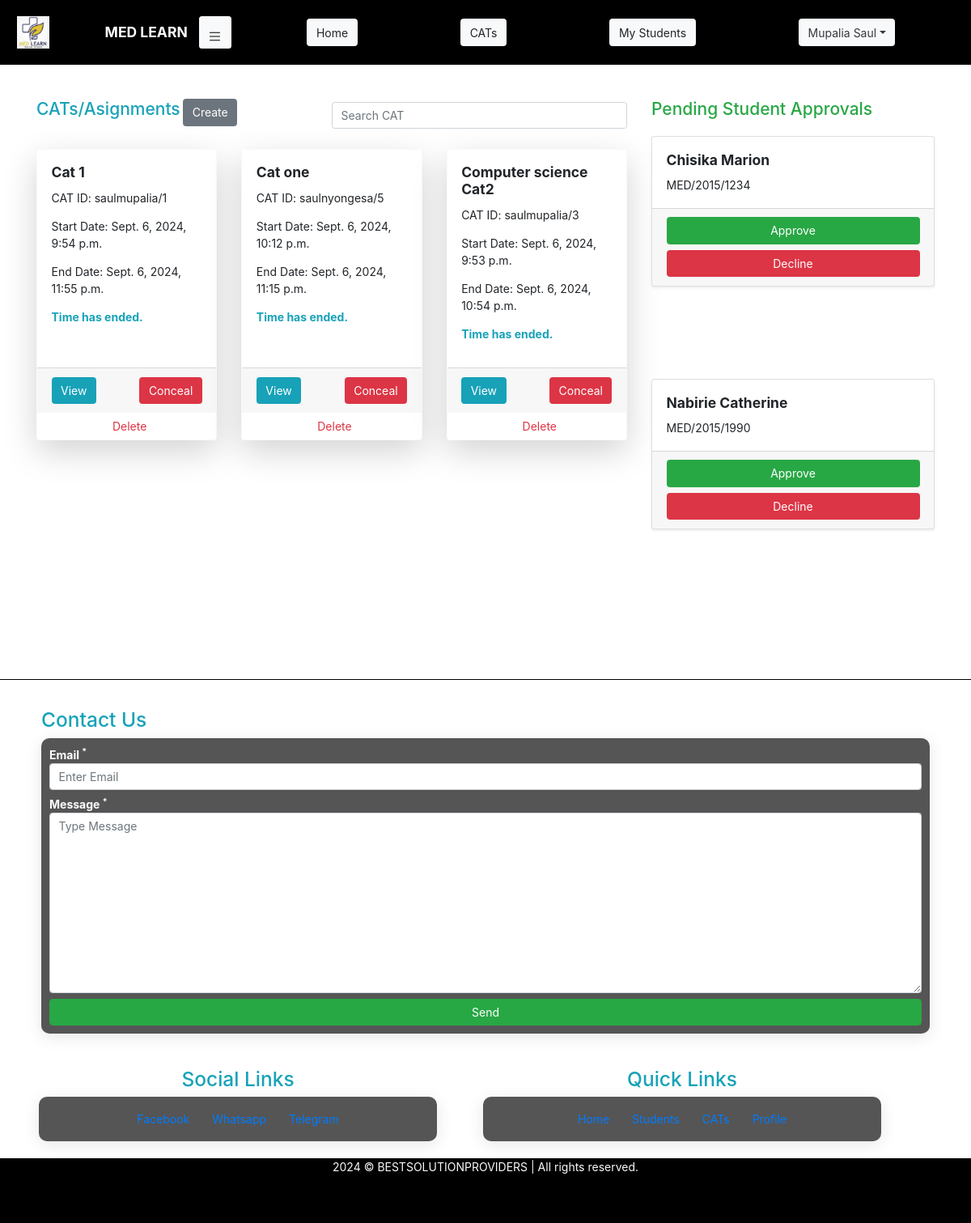
Before: /Author/Cats/ (signed in) with the older database file.
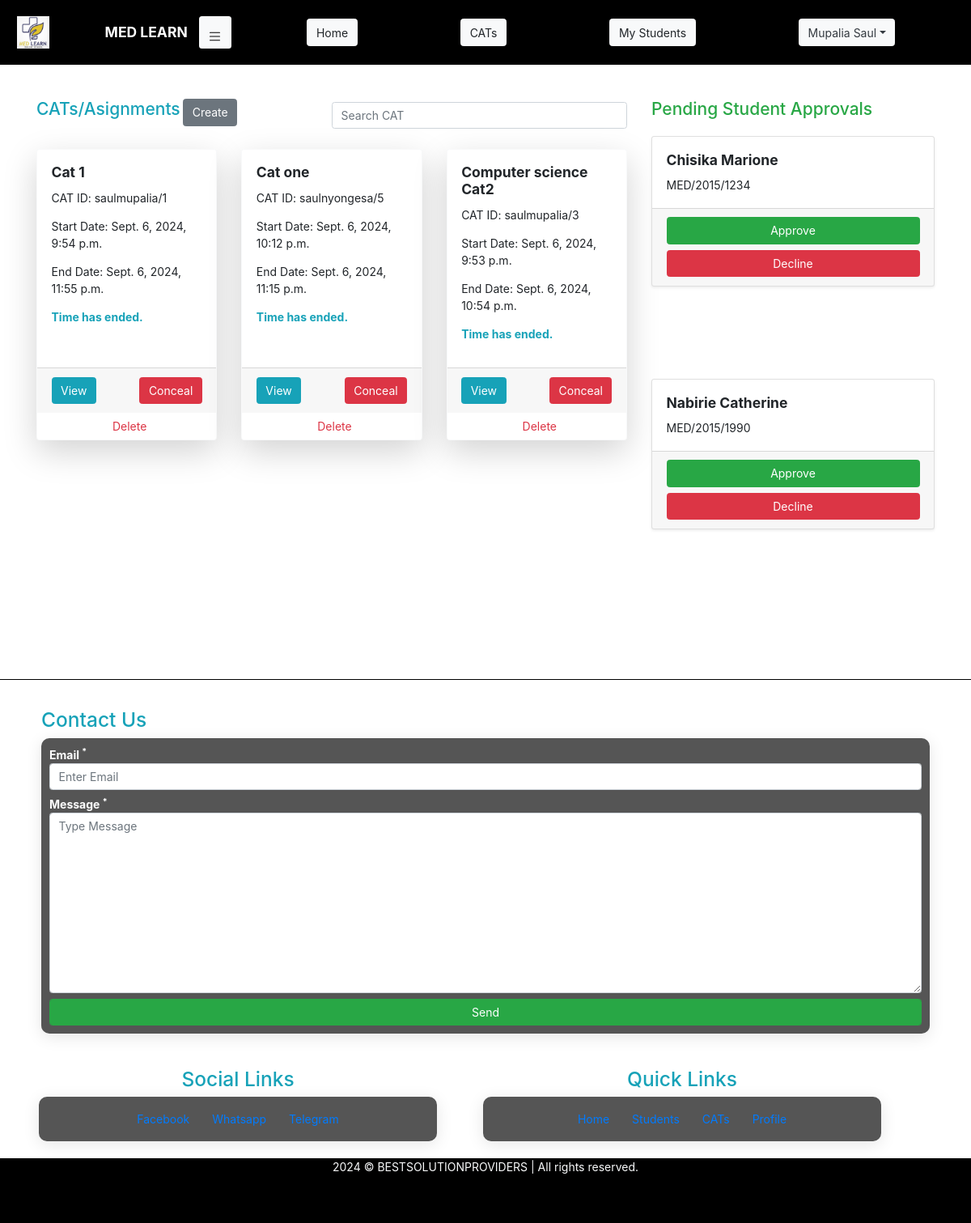
After: the same page with the newer database file.
### student/models.py (models this page shows)
class User(AbstractUser):
    phone = models.PositiveIntegerField(null=True, unique=True)
    registration_number = models.CharField(max_length=55, null=True, )
    profile_image = models.ImageField(upload_to="UserProfileImages", null=True)
    are_you_a_student = models.BooleanField(default=True)
    updated = models.DateTimeField(auto_now=True, null=True)
    created = models.DateTimeField(auto_now_add=True, null=True)
    class Meta:
        ordering = ['-updated', '-created']

### author/views.py (the view)
# urls.py: path('Cats/', views.cat_home, name='cat-home-url'),
@login_required(login_url='home-url')
def cat_home(request):
    user = User.objects.get(id=request.user.id)
    if not user.are_you_a_student:
        cats = Cat.objects.filter(
            user_id=request.user.id
        )
        approvals = StudentApproval.objects.filter(
            lecturer=request.user
        )
        students = User.objects.filter(
            are_you_a_student=True
        )
        context = {
            'cats': cats,
            'approvals': approvals,
            'students': students
        }
        return render(request, 'cat/cat.html', context)
    else:
        messages.error(request, "Logged in as Student!")
        return redirect('student-dashboard-url')

### templates/cat/cat.html (shortened to what the changed rows need)
{% load static %}
<!DOCTYPE html>
<html lang="en">
<head>
    <link rel="stylesheet" href="{% static 'css/global.css' %}">
    <link rel="stylesheet" href="{% static 'css/exams.css' %}">
    <link rel="stylesheet" href="{% static 'bootstrap/css/bootstrap.css' %}">
</head>
<body>
{% include 'author/header.html' %}
 <section class="container mt-5">
    <div class="row">
        <div class="col-md-6 col-lg-4 mb-4">
            <div class="row overflow-auto" style="height: 75vh;">
                {% if approvals %}
                {% for approval in approvals %}
                <div class="col-12 mb-4">
                    <div class="card shadow-sm">
                        <div class="card-body">
                            {% for student in students %}
                            {% if student.registration_number == approval.registration_number %}
                            <h5 class="card-title font-weight-bold text-capitalize">{{ student.last_name }} {{ student.first_name }}</h5>
                            <p class="card-text">{{ student.registration_number }}</p>
                            {% endif %}
                            {% endfor %}
                        </div>
                        <div class="card-footer text-muted">
                            <a href="" class="btn btn-success btn-block">Approve</a>
                            <a href="" class="btn btn-danger btn-block mt-2">Decline</a>
                        </div>
                    </div>
                </div>
                {% endfor %}
                {% else %}
                <h4 class="d-flex bg-dark justify-content-center align-items-center w-100" style="min-height: 50vh;">No Approval Requests.</h4>
                {% endif %}
            </div>
        </div>
    </div>
</section>
</body>
</html>

Changed rows visible on the page:
changed User "Chisika": first_name "Marion" → "Marione"
